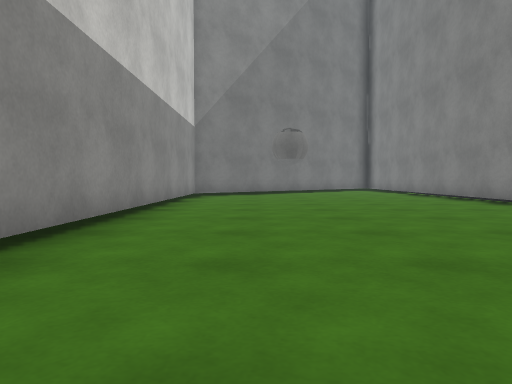
[1] (above)

16 first-person views from a walk through a Unity game level. The camera is 0.55 m above the floor, tilts 2° down and sees 70° across. The floor is counted in squares, 1 m on a side. Each view is taken from the middle of a square. On the plan, view 1 faces up. The plan holds only what a view shows up to about 9 squares ahead; the rest is blank. The place goes on beyond the plan. The player is left out. Surface patterns are stand-ins for the level's own textures.

[2]
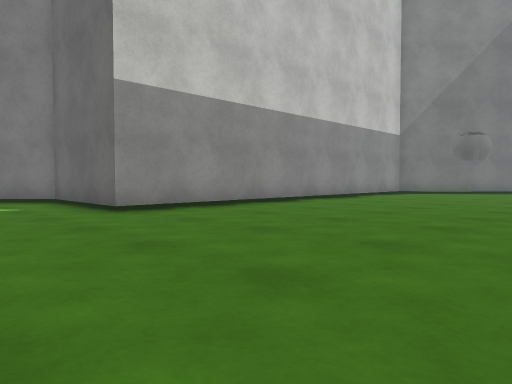

[3]
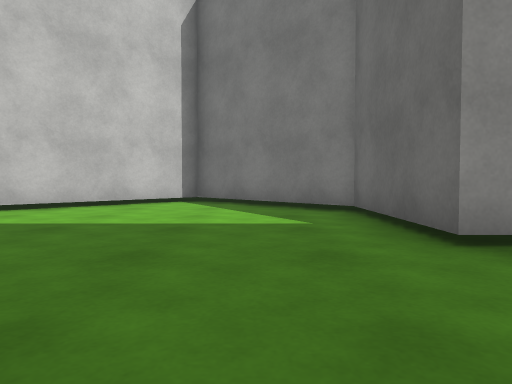

[4]
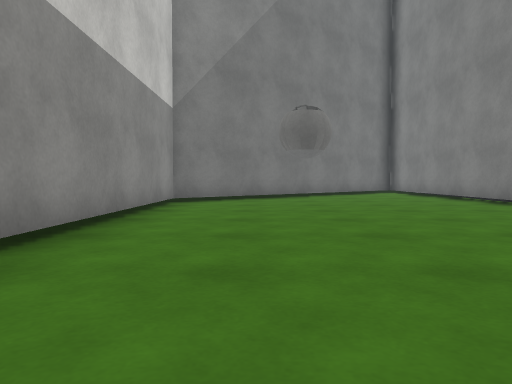

[5]
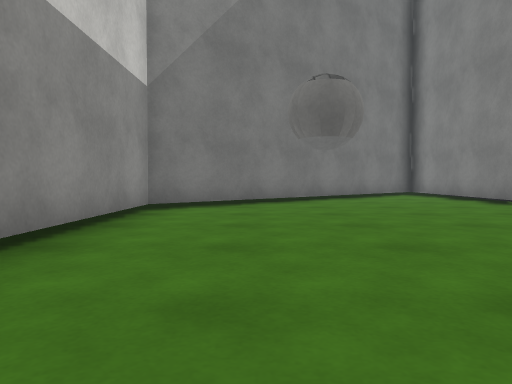

[6]
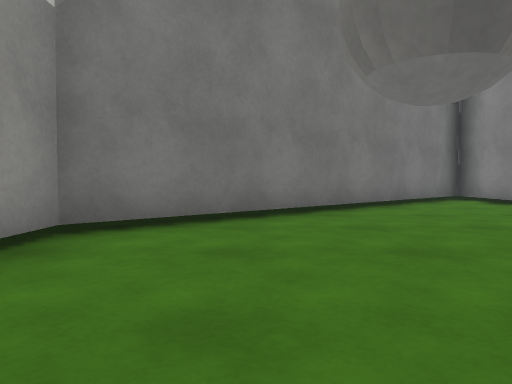

[7]
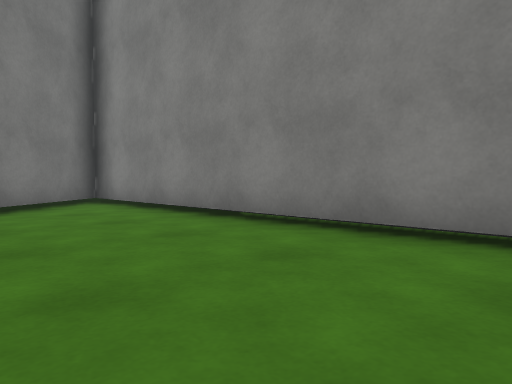

[8]
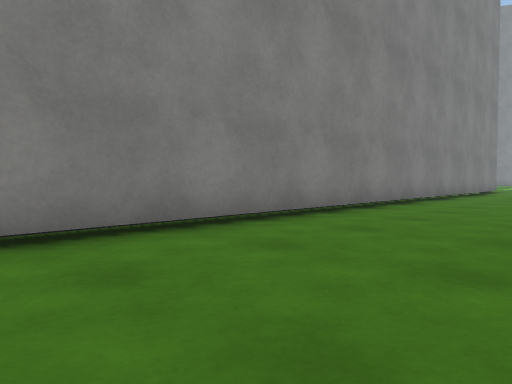

[9]
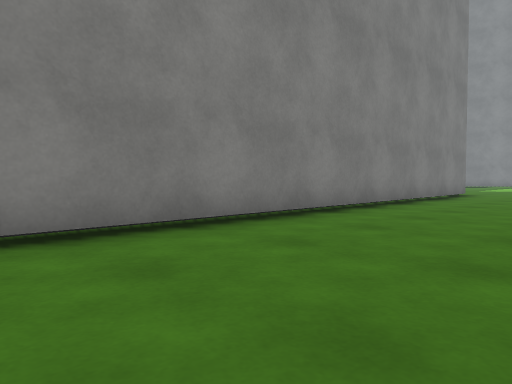

[10]
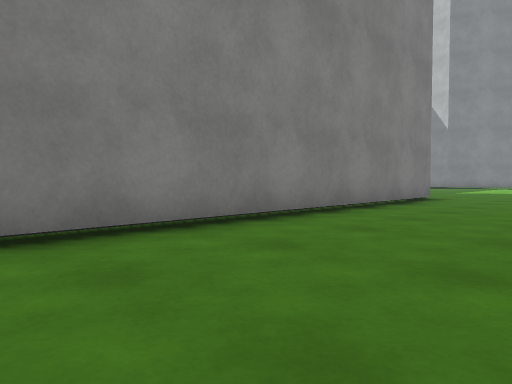

[11]
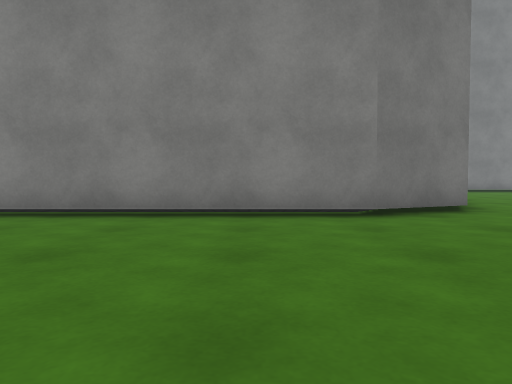

[12]
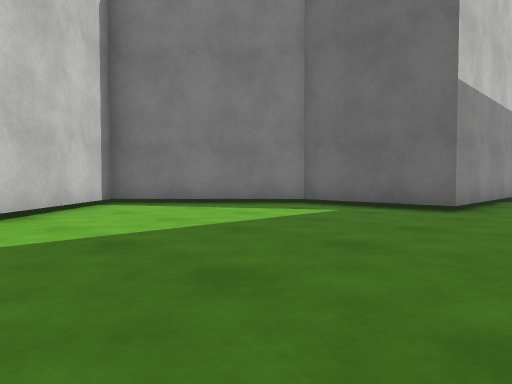

[13]
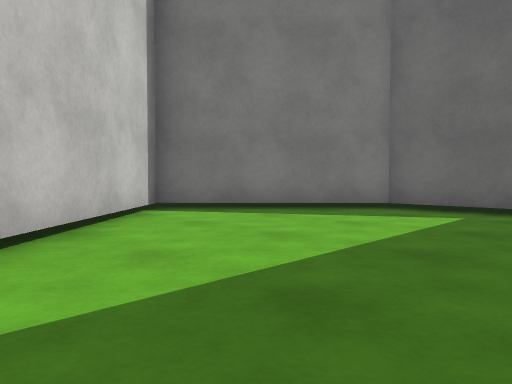

[14]
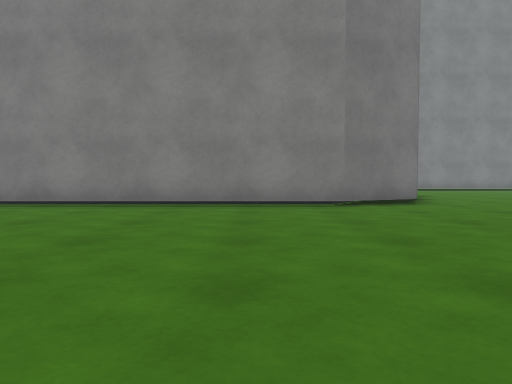

[15]
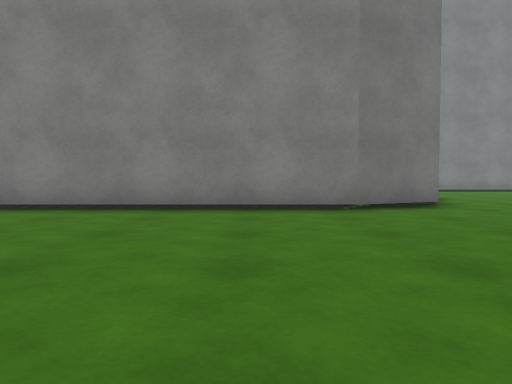

[16]
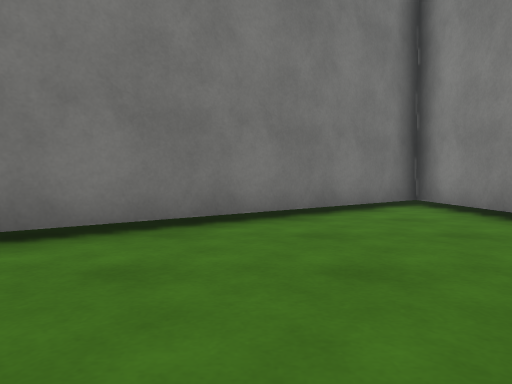

### Floor plan
Points are (right, up) in squares from view 1. A wall is a line through its corners. A room is listed if a view was taken in it or the views show most of it. See-through windows are left out.
Room 1 (views 1, 2, 3, 4, 5, 6, 7, 8, 9, 10, 11, 12, 13, 14, 15, 16)
walls: (6.3, -5.8) (5.5, -3.8) (5.5, 17.9) (-1.9, 11.6) (-1.9, 0.6) (-5.1, 0.6) (-8.2, -2.5) (-5.3, -5.4)

Positions as (right, up) in squares from view 1, and headings:
1: (0, 0), facing up
2: (4, -2), facing up-left
3: (1, -1), facing left
4: (0, 3), facing up
5: (0, 5), facing up
6: (0, 8), facing up
7: (2, 9), facing up-right
8: (2, 13), facing down-right
9: (2, 9), facing down-right
10: (2, 6), facing down-right
11: (0, -2), facing right
12: (0, -6), facing up-left
13: (-2, -6), facing up-left
14: (-2, -2), facing right
15: (-1, -2), facing right
16: (2, 10), facing up
